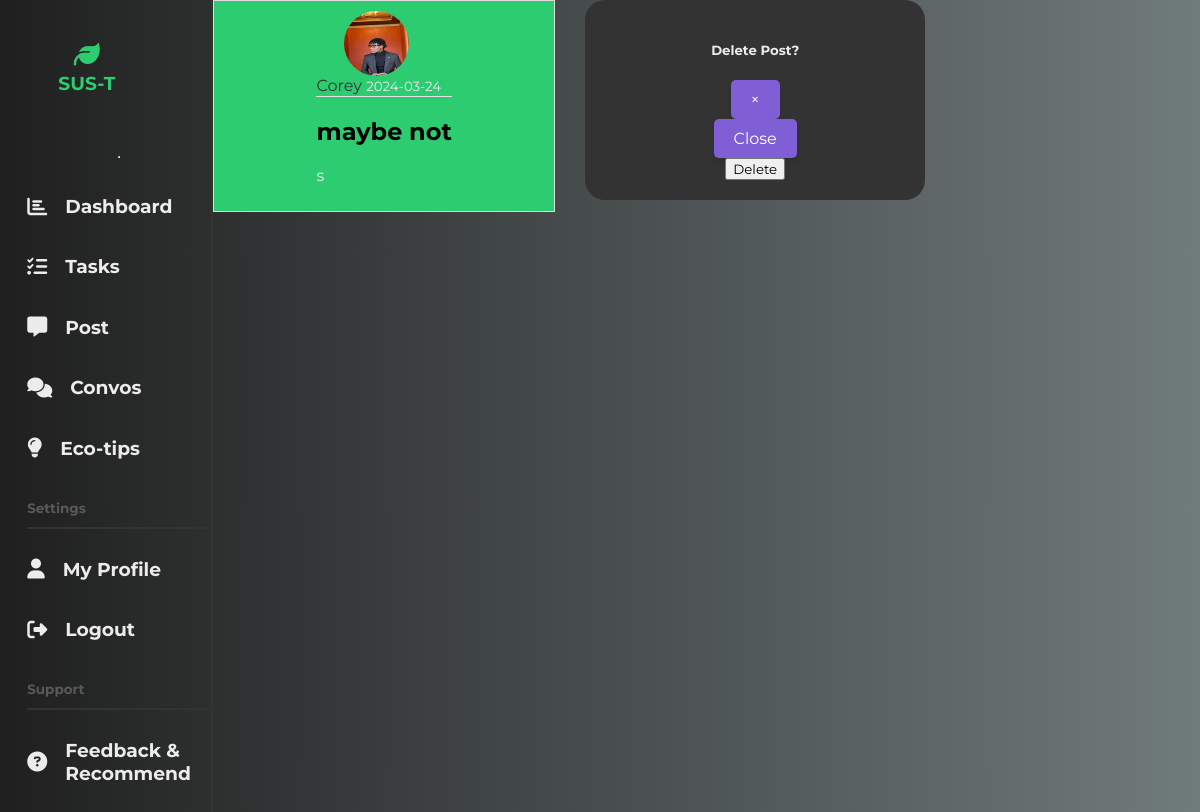
/post/6, run on an earlier commit of the app's database.
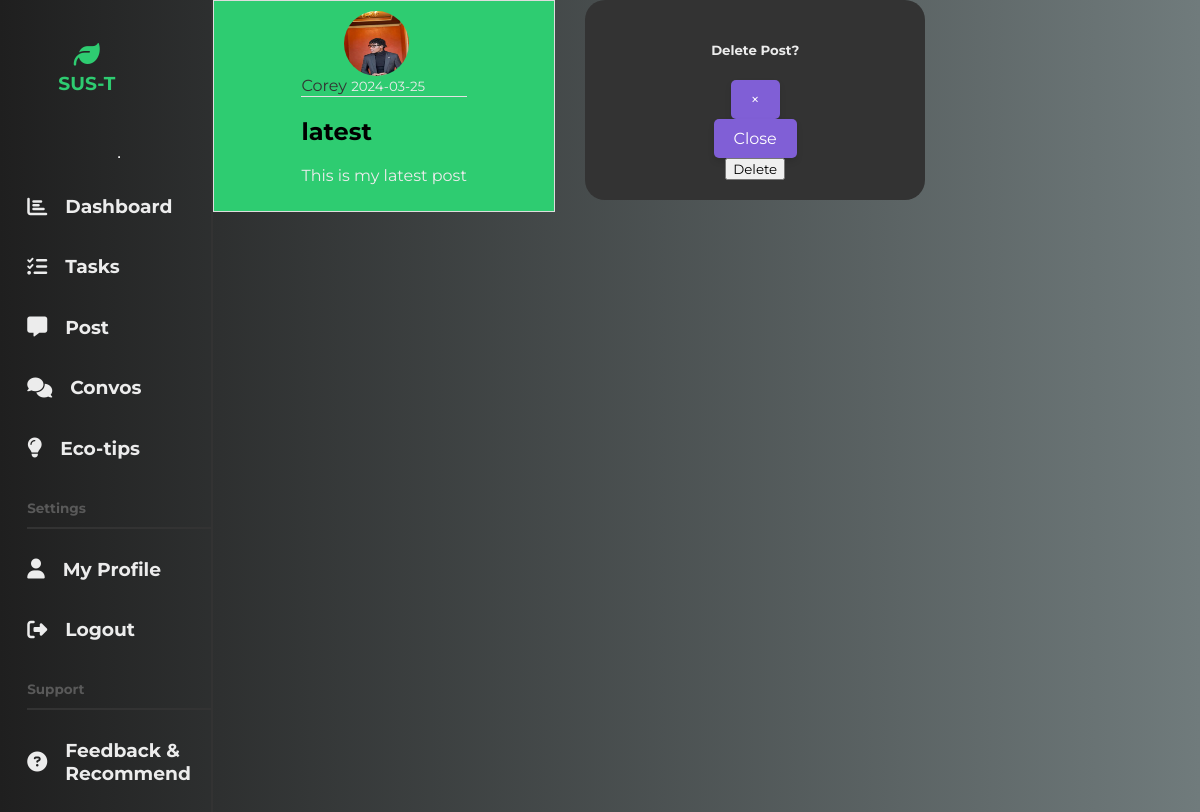
And on a later commit of the database.
### flaskapp/models.py (models this page shows, shortened)
class Post(db.Model):
    id = db.Column(db.Integer, primary_key=True)
    title = db.Column(db.String(100), nullable=False)
    date_posted = db.Column(db.DateTime, nullable=False, default=datetime.utcnow)
    content = db.Column(db.Text, nullable=False)
    user_id = db.Column(db.Integer, db.ForeignKey('user.id'), nullable=False)

### flaskapp/routes.py (the view)
@app.route("/post/<int:post_id>")
def post(post_id):
    post = Post.query.get_or_404(post_id)
    return render_template('post.html', title=post.title, post=post)

### flaskapp/Templates/post.html (shortened to what this page needs)
{% extends "layout.html" %}
{% block mainheader %}
<article class="media content-section">
    <img class="rounded-circle article-img" src="{{ url_for('static', filename='profile_pics/' + post.author.image_file) }}">
    <div class="media-body">
      <div class="article-metadata">
        <a class="mr-2" href="#">{{ post.author.username }}</a>
        <small class="text-muted">{{ post.date_posted.strftime('%Y-%m-%d') }}</small>
      </div>
      <h2 class="article-title">{{ post.title }}</h2>
      <p class="article-content">{{ post.content }}</p>
    </div>
  </article>
  <div class="modal fade" id="deleteModal" tabindex="-1" role="dialog" aria-labelledby="deleteModalLabel" aria-hidden="true">
    <div class="modal-dialog" role="document">
      <div class="modal-content">
        <div class="modal-header">
          <h5 class="modal-title" id="deleteModalLabel">Delete Post?</h5>
          <button type="button" class="close" data-dismiss="modal" aria-label="Close">
            <span aria-hidden="true">&times;</span>
          </button>
        </div>
        <div class="modal-footer">
          <button type="button" class="btn btn-secondary" data-dismiss="modal">Close</button>
          <form action="{{ url_for('delete_post', post_id=post.id) }}" method="POST">
            <input class="btn btn-danger" type="submit" value="Delete">
          </form>
        </div>
      </div>
    </div>
  </div>
{% endblock mainheader %}

What changed in the data, as far as the page shows it:
changed Post: date_posted "2024-03-24" → "2024-03-25"; title "maybe not" → "latest"; content "s" → "This is my latest post"
